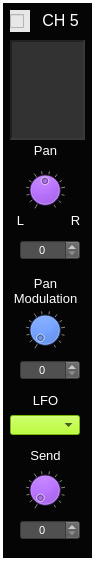
  <widget class="CustomFrame" name="frame_MixerChannel_5">
   <property name="geometry">
    <rect>
     <x>410</x>
     <y>10</y>
     <width>95</width>
     <height>561</height>
    </rect>
   </property>
   <property name="styleSheet">
    <string notr="true">background-color: rgb(5, 5, 5);
color: rgb(255, 255, 255);</string>
   </property>
   <property name="frameShape">
    <enum>QFrame::Panel</enum>
   </property>
   <property name="frameShadow">
    <enum>QFrame::Plain</enum>
   </property>
   <property name="lineWidth">
    <number>3</number>
   </property>
   <property name="midLineWidth">
    <number>1</number>
   </property>
   <widget class="QLabel" name="label_ADSRtitle_5">
    <property name="geometry">
     <rect>
      <x>40</x>
      <y>10</y>
      <width>41</width>
      <height>20</height>
     </rect>
    </property>
    <property name="font">
     <font>
      <pointsize>12</pointsize>
     </font>
    </property>
    <property name="styleSheet">
     <string notr="true">color: rgb(255, 255, 255);</string>
    </property>
    <property name="text">
     <string>CH 5</string>
    </property>
    <property name="alignment">
     <set>Qt::AlignCenter</set>
    </property>
   </widget>
   <widget class="QTextEdit" name="textEdit_MixerChanText_5">
    <property name="geometry">
     <rect>
      <x>10</x>
      <y>40</y>
      <width>75</width>
      <height>100</height>
     </rect>
    </property>
    <property name="focusPolicy">
     <enum>Qt::NoFocus</enum>
    </property>
    <property name="styleSheet">
     <string notr="true">background-color: rgb(50,50,50);</string>
    </property>
    <property name="frameShape">
     <enum>QFrame::Panel</enum>
    </property>
    <property name="lineWidth">
     <number>2</number>
    </property>
    <property name="midLineWidth">
     <number>2</number>
    </property>
    <property name="readOnly">
     <bool>true</bool>
    </property>
   </widget>
   <widget class="QLabel" name="label_156">
    <property name="geometry">
     <rect>
      <x>25</x>
      <y>140</y>
      <width>41</width>
      <height>21</height>
     </rect>
    </property>
    <property name="font">
     <font>
      <pointsize>10</pointsize>
     </font>
    </property>
    <property name="styleSheet">
     <string notr="true">color: rgb(255, 255, 255);</string>
    </property>
    <property name="text">
     <string>Pan</string>
    </property>
    <property name="alignment">
     <set>Qt::AlignCenter</set>
    </property>
   </widget>
   <widget class="CustomDial" name="dial_MixerChPan_5">
    <property name="geometry">
     <rect>
      <x>25</x>
      <y>170</y>
      <width>40</width>
      <height>40</height>
     </rect>
    </property>
    <property name="focusPolicy">
     <enum>Qt::NoFocus</enum>
    </property>
    <property name="styleSheet">
     <string notr="true">background-color: rgb(170, 85, 255);</string>
    </property>
    <property name="minimum">
     <number>0</number>
    </property>
    <property name="maximum">
     <number>100</number>
    </property>
    <property name="value">
     <number>50</number>
    </property>
    <property name="wrapping">
     <bool>false</bool>
    </property>
    <property name="notchTarget">
     <double>8.000000000000000</double>
    </property>
    <property name="notchesVisible">
     <bool>true</bool>
    </property>
   </widget>
   <widget class="QLabel" name="label_157">
    <property name="geometry">
     <rect>
      <x>10</x>
      <y>210</y>
      <width>21</width>
      <height>21</height>
     </rect>
    </property>
    <property name="font">
     <font>
      <pointsize>10</pointsize>
     </font>
    </property>
    <property name="styleSheet">
     <string notr="true">color: rgb(255, 255, 255);</string>
    </property>
    <property name="text">
     <string>L</string>
    </property>
    <property name="alignment">
     <set>Qt::AlignCenter</set>
    </property>
   </widget>
   <widget class="QLabel" name="label_158">
    <property name="geometry">
     <rect>
      <x>65</x>
      <y>210</y>
      <width>21</width>
      <height>21</height>
     </rect>
    </property>
    <property name="font">
     <font>
      <pointsize>10</pointsize>
     </font>
    </property>
    <property name="styleSheet">
     <string notr="true">color: rgb(255, 255, 255);</string>
    </property>
    <property name="text">
     <string>R</string>
    </property>
    <property name="alignment">
     <set>Qt::AlignCenter</set>
    </property>
   </widget>
   <widget class="QLabel" name="label_159">
    <property name="geometry">
     <rect>
      <x>10</x>
      <y>270</y>
      <width>71</width>
      <height>41</height>
     </rect>
    </property>
    <property name="font">
     <font>
      <pointsize>10</pointsize>
     </font>
    </property>
    <property name="styleSheet">
     <string notr="true">color: rgb(255, 255, 255);</string>
    </property>
    <property name="text">
     <string>Pan
Modulation</string>
    </property>
    <property name="alignment">
     <set>Qt::AlignCenter</set>
    </property>
   </widget>
   <widget class="QLabel" name="label_160">
    <property name="geometry">
     <rect>
      <x>25</x>
      <y>445</y>
      <width>41</width>
      <height>21</height>
     </rect>
    </property>
    <property name="font">
     <font>
      <pointsize>10</pointsize>
     </font>
    </property>
    <property name="styleSheet">
     <string notr="true">color: rgb(255, 255, 255);</string>
    </property>
    <property name="text">
     <string>Send</string>
    </property>
    <property name="alignment">
     <set>Qt::AlignCenter</set>
    </property>
   </widget>
   <widget class="CustomDial" name="dial_MixerChSend_5">
    <property name="geometry">
     <rect>
      <x>25</x>
      <y>470</y>
      <width>40</width>
      <height>40</height>
     </rect>
    </property>
    <property name="focusPolicy">
     <enum>Qt::NoFocus</enum>
    </property>
    <property name="styleSheet">
     <string notr="true">background-color: rgb(170, 85, 255);</string>
    </property>
    <property name="maximum">
     <number>100</number>
    </property>
    <property name="value">
     <number>0</number>
    </property>
    <property name="wrapping">
     <bool>false</bool>
    </property>
    <property name="notchTarget">
     <double>8.000000000000000</double>
    </property>
    <property name="notchesVisible">
     <bool>true</bool>
    </property>
   </widget>
   <widget class="CustomComboBox" name="comboBox_MixerChPanModLfo_5">
    <property name="geometry">
     <rect>
      <x>10</x>
      <y>415</y>
      <width>70</width>
      <height>20</height>
     </rect>
    </property>
    <property name="font">
     <font>
      <pointsize>8</pointsize>
     </font>
    </property>
    <property name="focusPolicy">
     <enum>Qt::NoFocus</enum>
    </property>
    <property name="styleSheet">
     <string notr="true">selection-background-color: rgb(255, 0, 0);
color: rgb(0,0,0);
border-color: rgb(0, 0, 0);
background-color: rgb(170, 255, 0);
</string>
    </property>
    <property name="currentText">
     <string/>
    </property>
    <property name="currentIndex">
     <number>-1</number>
    </property>
    <property name="maxVisibleItems">
     <number>4</number>
    </property>
   </widget>
   <widget class="QLabel" name="label_100">
    <property name="geometry">
     <rect>
      <x>20</x>
      <y>390</y>
      <width>51</width>
      <height>21</height>
     </rect>
    </property>
    <property name="font">
     <font>
      <pointsize>10</pointsize>
     </font>
    </property>
    <property name="styleSheet">
     <string notr="true">color: rgb(255, 255, 255);</string>
    </property>
    <property name="text">
     <string>LFO</string>
    </property>
    <property name="alignment">
     <set>Qt::AlignCenter</set>
    </property>
   </widget>
   <widget class="CustomDial" name="dial_MixerChPanModLevel_5">
    <property name="geometry">
     <rect>
      <x>25</x>
      <y>310</y>
      <width>40</width>
      <height>40</height>
     </rect>
    </property>
    <property name="focusPolicy">
     <enum>Qt::NoFocus</enum>
    </property>
    <property name="styleSheet">
     <string notr="true">background-color: rgb(0, 85, 255);</string>
    </property>
    <property name="minimum">
     <number>0</number>
    </property>
    <property name="maximum">
     <number>100</number>
    </property>
    <property name="value">
     <number>0</number>
    </property>
    <property name="wrapping">
     <bool>false</bool>
    </property>
    <property name="notchTarget">
     <double>8.000000000000000</double>
    </property>
    <property name="notchesVisible">
     <bool>true</bool>
    </property>
   </widget>
   <widget class="QSpinBox" name="spinBox_MixerChPanModLevel_5">
    <property name="geometry">
     <rect>
      <x>20</x>
      <y>360</y>
      <width>60</width>
      <height>20</height>
     </rect>
    </property>
    <property name="font">
     <font>
      <pointsize>8</pointsize>
     </font>
    </property>
    <property name="focusPolicy">
     <enum>Qt::NoFocus</enum>
    </property>
    <property name="styleSheet">
     <string notr="true">background-color: rgb(80,80,80);
color: rgb(255, 255, 255);</string>
    </property>
    <property name="alignment">
     <set>Qt::AlignCenter</set>
    </property>
    <property name="readOnly">
     <bool>false</bool>
    </property>
    <property name="accelerated">
     <bool>true</bool>
    </property>
    <property name="maximum">
     <number>100</number>
    </property>
    <property name="value">
     <number>0</number>
    </property>
   </widget>
   <widget class="CustomCheckBox" name="checkBox_MixerChanActivity_5">
    <property name="geometry">
     <rect>
      <x>10</x>
      <y>10</y>
      <width>20</width>
      <height>22</height>
     </rect>
    </property>
    <property name="font">
     <font>
      <pointsize>12</pointsize>
     </font>
    </property>
    <property name="focusPolicy">
     <enum>Qt::NoFocus</enum>
    </property>
    <property name="styleSheet">
     <string notr="true">background-color: rgb(231, 231, 231);</string>
    </property>
    <property name="text">
     <string/>
    </property>
    <property name="checkable">
     <bool>true</bool>
    </property>
   </widget>
   <widget class="QSpinBox" name="spinBox_MixerChPan_5">
    <property name="geometry">
     <rect>
      <x>20</x>
      <y>240</y>
      <width>60</width>
      <height>20</height>
     </rect>
    </property>
    <property name="font">
     <font>
      <pointsize>8</pointsize>
     </font>
    </property>
    <property name="focusPolicy">
     <enum>Qt::NoFocus</enum>
    </property>
    <property name="styleSheet">
     <string notr="true">background-color: rgb(80,80,80);
color: rgb(255, 255, 255);</string>
    </property>
    <property name="alignment">
     <set>Qt::AlignCenter</set>
    </property>
    <property name="readOnly">
     <bool>false</bool>
    </property>
    <property name="accelerated">
     <bool>true</bool>
    </property>
    <property name="maximum">
     <number>100</number>
    </property>
    <property name="value">
     <number>0</number>
    </property>
   </widget>
   <widget class="QSpinBox" name="spinBox_MixerChSend_5">
    <property name="geometry">
     <rect>
      <x>20</x>
      <y>520</y>
      <width>60</width>
      <height>20</height>
     </rect>
    </property>
    <property name="font">
     <font>
      <pointsize>8</pointsize>
     </font>
    </property>
    <property name="focusPolicy">
     <enum>Qt::NoFocus</enum>
    </property>
    <property name="styleSheet">
     <string notr="true">background-color: rgb(80,80,80);
color: rgb(255, 255, 255);</string>
    </property>
    <property name="alignment">
     <set>Qt::AlignCenter</set>
    </property>
    <property name="readOnly">
     <bool>false</bool>
    </property>
    <property name="accelerated">
     <bool>true</bool>
    </property>
    <property name="maximum">
     <number>100</number>
    </property>
    <property name="value">
     <number>0</number>
    </property>
   </widget>
  </widget>
